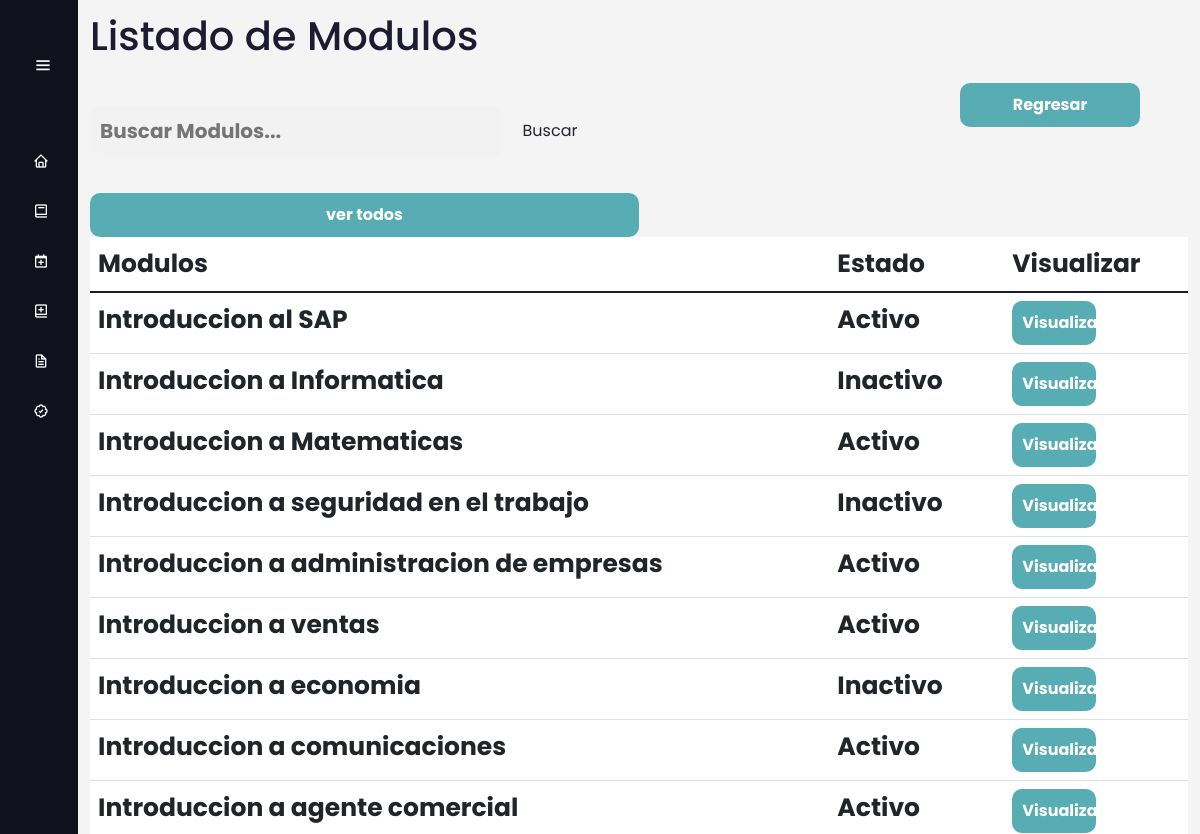
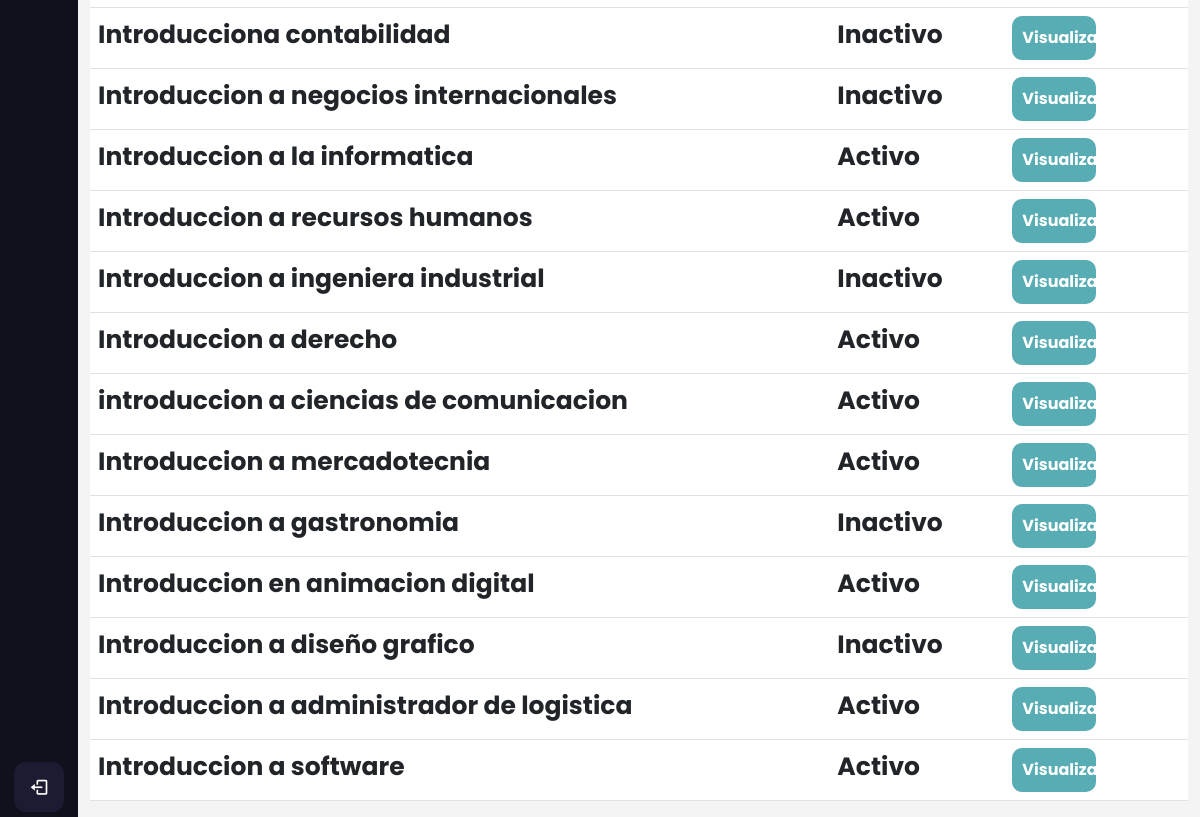
Page /cursos/filtrar_modulos/ on the earlier database version (2 pictures, top to bottom).
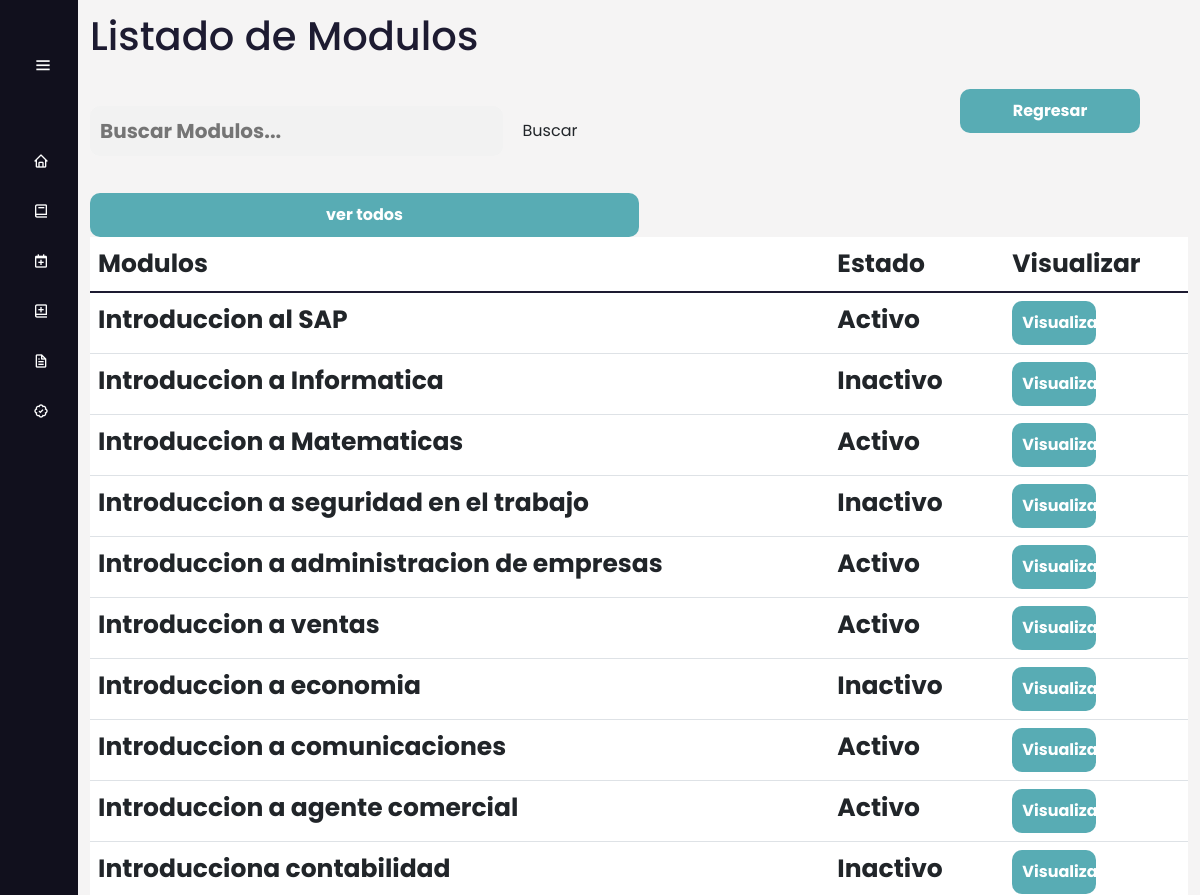
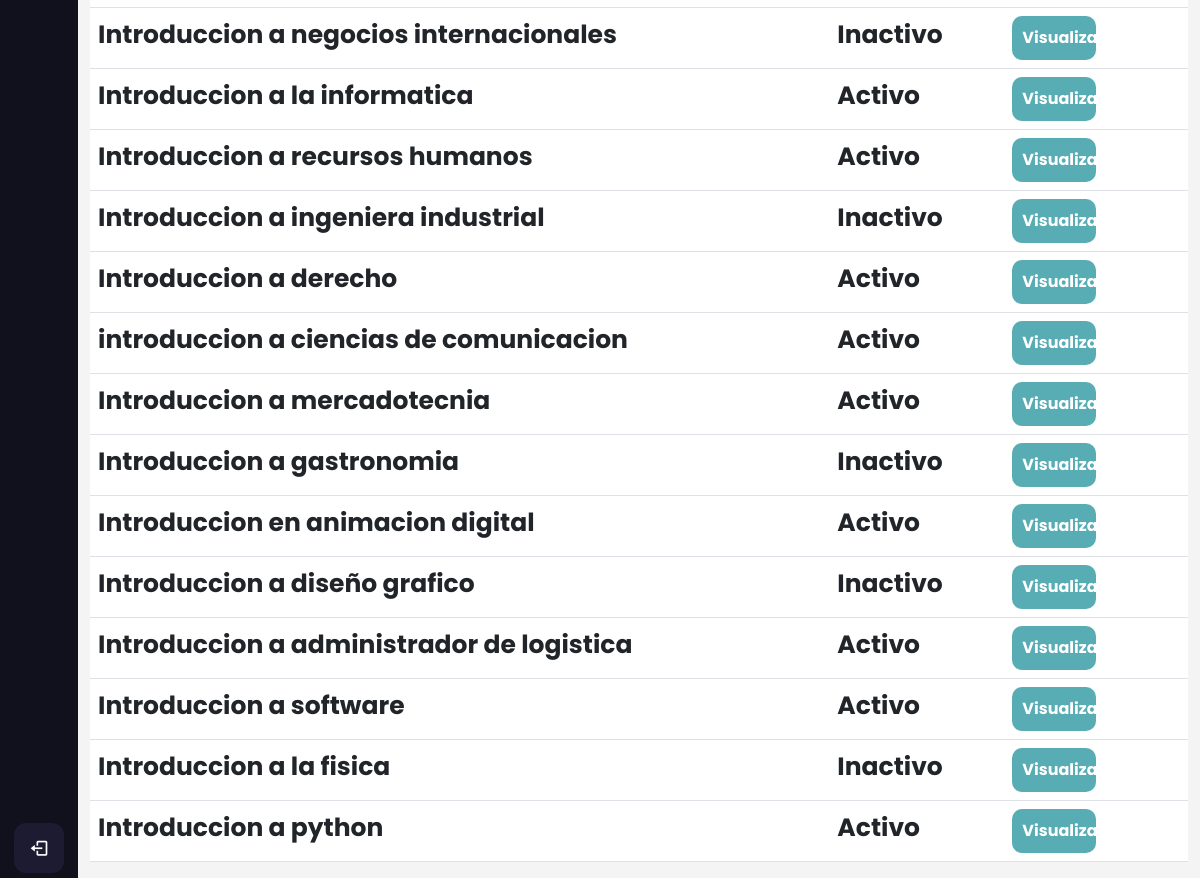
Same page on the later database version (2 pictures, top to bottom).
### AppCursos/models.py (models this page shows, shortened)
class Modulos(models.Model):
     nombre_modulo=models.CharField(max_length=100)
     estado_modulo= models.BooleanField(default=False)
     nombre_curso= models.ForeignKey(Cursos, on_delete=models.CASCADE,null=False)
     class Meta:
          verbose_name_plural = 'Modulos'

### AppCursos/views.py (the view)
# urls.py: path('filtrar_modulos/',views.filtrar_modulos,name="filtrar_modulos"),
def filtrar_modulos(request):
    filtro_m = Modulos.objects.filter(nombre_modulo__contains=request.GET.get('search',''))
    context = {'filtro_m':filtro_m}
    return render(request, 'Modulos/listar_modulos.html', {'listarm': filtro_m})

### Templates/Modulos/listar_modulos.html
{% extends 'Layout/Base.html' %}
{% load static %}
{% block content %}
<link rel="stylesheet" href="{% static 'Css/Curso.css' %}">
<div class="home_content">
    <div class="text">
        <h1> Listado de Modulos </h1>
        <br>
        <form class="search" action="{% url 'filtrar_modulos' %}" method="GET">
            <input type="text" class="search-bar" name="search" placeholder="Buscar Modulos...">
            <input type="submit" class="btn search-btn" value="Buscar">
        </form>
        <br>
        <a href="{% url 'listar_modulos' %}">
            <button>
            ver todos
            </button>
        </a>
        <div class="table-responsive">
            <table class="table table-hover " id="tablam">
                <thead>
                    <tr>
                        <th scope="col">Modulos</th>
                        <th scope="col">Estado</th>
                        <th scope="col"></th>
                        <th scope="col">Visualizar</th>
                    </tr>
                </thead>
                <tbody class="table-group-divider">
                    {% for modulos in listarm %}
                    <tr>
                        <th scope="row">{{modulos.nombre_modulo}}</th>
                        {% if modulos.estado_modulo %}
                        <th scope="row">Activo</th>
                        {% else %}
                        <th scope="row">Inactivo</th>
                        {% endif %}
                        <th scope="row">{{modulos.duracion_modulos_admin}}</th>
                        <td>
                            <a href="{% url 'ver_modulos' modulos.id %}">
                                <button class="back3">Visualizar</button>
                            </a>
                        </td>
                    </tr>
                </tbody>
                {% endfor %}
            </table>
        </div>
    </div>
</div>
<a href="{% url 'modulos' %}" id="back2">
    <div>
        <button class="back">Regresar</button>
    </div>
</a>
{% endblock %}

### Templates/Layout/Base.html (shortened to what this page needs)
{% load static %}
<!DOCTYPE html>
<html lang="en">
<head>
    <link rel="stylesheet" href="{% static 'Css/Estilo.css' %}">
    <link href='https://unpkg.com/boxicons@2.1.4/css/boxicons.min.css' rel='stylesheet'>
    <link rel="stylesheet" href="https://cdn.jsdelivr.net/npm/bootstrap@5.3.0-alpha3/dist/css/bootstrap.min.css">
</head>
<body>
    {% include 'includes/nav.html' %}
    <main>
        {% block content %}{% endblock %}
    </main>
</body>
</html>

### Templates/includes/nav.html (shortened to what this page needs)
{% load static %}
<div class="sidebar">
    <div class="logo_content">
        <i class='bx bx-menu' id="btn"></i>
    </div>
    <ul class="nav_list">
        <li>
            <a href="{% url 'home' %}">
                <i class='bx bx-home'></i>
            </a>
        </li>
        <li>
            <a href="{% url 'cursos' %}">
                <i class='bx bx-book'></i>
            </a>
        </li>
        <li>
            <a href="{% url 'modulos' %}">
                <i class='bx bx-calendar-plus'></i>
            </a>
        </li>
        <li>
            <a href="{% url 'clase' %}">
                <i class='bx bx-book-add'></i>
            </a>
        </li>
        <li>
            <a href="{% url 'evaluacion' %}">
                <i class='bx bx-file'></i>
            </a>
        </li>
        <li>
            <a href="#">
                <i class='bx bx-badge-check'></i>
            </a>
        </li>
    </ul>
    <div class="profile_content">
        <div class="profile">
            <i class='bx bx-log-out' id="log_out"></i>
        </div>
    </div>
</div>

### static/Css/Estilo.css (style rules this page uses)
* { margin: 0; padding: 0; box-sizing: border-box; font-family: "Poppins", sans-serif; }
body { position: relative; min-height: 100vh; width: 100%; overflow: hidden; }
.sidebar { position: fixed; z-index: 1; top: 0; left: 0; height: 100%; width: 78px; background: #11101d; padding: 6px 14px; transition: all 0.5s ease; }
.sidebar #btn { color: white; position: absolute; left: 55%; top: 6px; top: 40px; font-size: 20px; height: 80px; width: 80px; text-align: center; line-height: 50px; transform: translateX(-50%); }
.sidebar ul i { position: relative; left: -35px; }
.sidebar ul { margin-top:80px; }
.sidebar ul li { position: relative; height: 50px; width: 100%; margin: 0 5px; list-style: none; line-height: 50px; }
.sidebar ul li a { color: white; display: flex; align-items: center; text-decoration: none; transition: all 0.4s ease; border-radius: 12px; white-space: nowrap; }
.sidebar ul li i { height: 50px; min-width: 50px; border-radius: 12px; line-height: 50px; text-align: center; }
.sidebar .profile_content { position: absolute; color: white; bottom: 0; left: 0; width: 100%; }
.sidebar .profile_content .profile { position: relative; padding: 10px 6px; height: 60px; transition: all 0.4s ease; background: none; }
.profile #log_out { position: absolute; bottom: 5px; left: 50%; transform: translateX(-50%); min-width: 50px; line-height: 50px; font-size: 20px; border-radius: 12px; text-align: center; transition: all 0.4s ease; background: #1d1b31; }

### static/Css/Curso.css (style rules this page uses)
body { margin: 0; padding: 0; box-sizing: border-box; background-color: #f2f0f0b4; overflow-y: scroll; }
.home_content { position: absolute; height: 100%; width: calc(100% - 78px); left: 78px; transition: all 0.5s ease; }
.home_content .text { font-size: 25px; font-weight: 500; color: #1d1b31; margin: 12px; }
button { width: 50%; padding: 10px; border: none; border-radius: 10px; background-color: #58acb4; color: #fff; font-size: 16px; font-weight: bold; cursor: pointer; }
input[type="text"], #id_duracion_curso, #id_iconoCurso, #id_numero_intentos, #id_instrucciones_evaluacion { background-color: #f2f2f2; border: none; border-radius: 10px; outline: none; padding: 10px; transition: all 0.3s ease; font-size: 20px; font-weight: bold; color: #333; }
.back { position: fixed; top: 5%; right: 5%; width: 15vw; font-size: 16px; font-weight: bold; cursor: pointer; transition: all 0.3s ease; }

Differences in the rows shown:
added Modulos: nombre_modulo "Introduccion a la fisica", estado_modulo "Inactivo"
added Modulos: nombre_modulo "Introduccion a python", estado_modulo "Activo"
